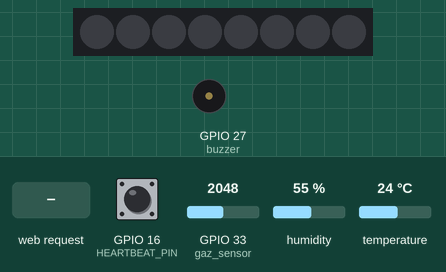
Simulated run of this sketch. Board: ESP32. On the bench: 8 RGB LEDs in strip order, left to right, buzzer (waves = sounding). The test bench sets the inputs (shaded band); at power-on: GPIO 33 (gaz_sensor) = 2048, temperature 24 °C, GPIO 16 (HEARTBEAT_PIN) HIGH, humidity 55 %. WiFi joins after 1.5 s; servers stay silent unless stated; what the sketch prints to the serial monitor is not drawn.

Above: at 3.7 s.
3.8 s: HTTP request GET /led/on received
At 11.0 s:
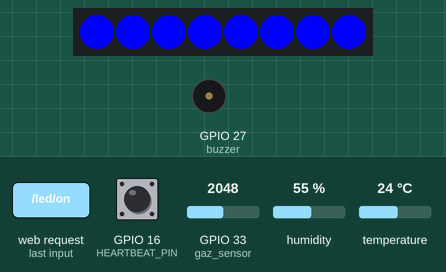
15.6 s: GPIO 33 (gaz_sensor) set to 158
22.2 s: GPIO 33 (gaz_sensor) set to 140
At 22.8 s:
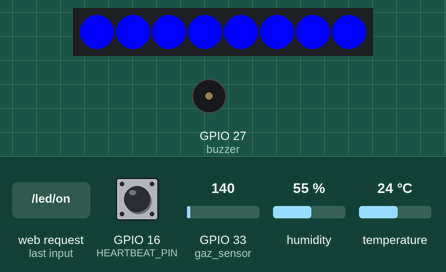
28.8 s: temperature set to 28 °C
35.4 s: temperature set to 31 °C
At 37.27 s:
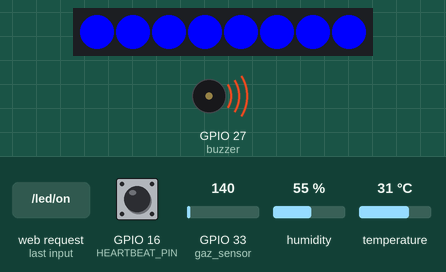
45.3 s: temperature set to 12 °C
At 46.0 s:
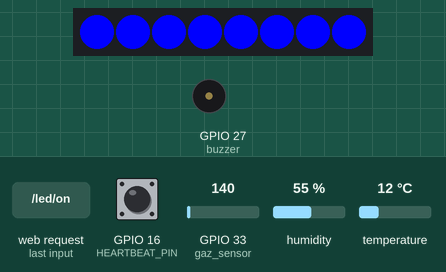
Timing chart, 0 to 48.3 s (numbered marks = the images above; inputs shaded):
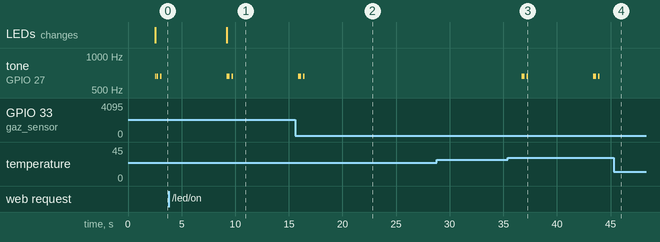

The sketch:

sketch_homekit.ino
```cpp
#include <WiFi.h>
#include <WebServer.h>
#include <DHT.h>
#include <Wire.h>
#include <Adafruit_Sensor.h>
#include <Adafruit_TSL2561_U.h>
#include <Adafruit_NeoPixel.h>
#include "pitches.h"

#define DHTPIN 4
#define DHTTYPE DHT11
#define LED_PIN 14
#define NUM_LEDS 8
#define buzzer 27
#define HEARTBEAT_PIN 16
#define gaz_sensor 33
#define MAX_ENTRIES 50  // Bellek siniri

String dataLog[MAX_ENTRIES];
int logIndex = 0;

DHT dht(DHTPIN, DHTTYPE);
Adafruit_NeoPixel strip = Adafruit_NeoPixel(NUM_LEDS, LED_PIN, NEO_GRB + NEO_KHZ800);

volatile int pulseCount = 0;
int pulseRate = 0;
unsigned long lastPulseTime = 0;
const unsigned long measureInterval = 10000;  // 10 saniye

const char* ssid = "HONOR";
const char* password = "misio1234";
WebServer server(80);

// Statik IP ayarlari
IPAddress local_IP(192, 168, 111, 226);
IPAddress gateway(192, 168, 111, 202);
IPAddress subnet(255, 255, 255, 0);
IPAddress primaryDNS(8, 8, 8, 8);   //optional
IPAddress secondaryDNS(8, 8, 4, 4); //optional

void IRAM_ATTR detectHeartbeat() {
  pulseCount++;
}

void addDataToLog(float temp, float hum, int pulse, int gas) {
  String entry = "{";
  entry += "\"temp\":" + String(temp, 1) + ",";
  entry += "\"hum\":" + String(hum, 1) + ",";
  entry += "\"pulse\":" + String(pulse) + ",";
  entry += "\"gas\":" + String(gas);
  entry += "}";

  // FIFO mantığı: doluysa en eskiyi kaydır
  if (logIndex < MAX_ENTRIES) {
    dataLog[logIndex++] = entry;
  } else {
    for (int i = 1; i < MAX_ENTRIES; i++) {
      dataLog[i - 1] = dataLog[i];
    }
    dataLog[MAX_ENTRIES - 1] = entry;
  }
}

void setup() {
  Serial.begin(115200);
  WiFi.disconnect(true);// Önceki WiFi yapılandırmasını temizle
  delay(1000);  // Seri haberleşme açılması için küçük bekleme
  Serial.println("=== Cihaz Basladi ===");

  // Statik IP ayarla
  if (!WiFi.config(local_IP, gateway, subnet, primaryDNS, secondaryDNS)) {
    Serial.println("⚠️ IP konfigurasyonu basarisiz.");
  } else {
    Serial.println("✅ IP konfigurasyonu basarili!");
  }

  //Wifi agina baglan
  WiFi.begin(ssid, password);
  Serial.println("📶 Wi-Fi baglantisi deneniyor...");

  int attempt = 0;
  while (WiFi.status() != WL_CONNECTED && attempt < 20) {
    delay(500);
    Serial.print(".");
    attempt++;
  }

  //SONUC
  if (WiFi.status() == WL_CONNECTED) {
    Serial.println("\n✅ Wi-Fi baglantisi kuruldu!");
  } else {
    Serial.println("\n❌ Baglanti basarisiz!");
  }
  Serial.print("IP adresi: ");
  Serial.println(WiFi.localIP());

  dht.begin();
  pinMode(buzzer, OUTPUT);
  pinMode(HEARTBEAT_PIN, INPUT_PULLUP);
  pinMode(gaz_sensor, INPUT);
  strip.begin();
  strip.show();

  attachInterrupt(digitalPinToInterrupt(HEARTBEAT_PIN), detectHeartbeat, RISING);

  // Web Server endpointleri
  server.on("/data", HTTP_GET, []() {
    String json = "[";
    for (int i = 0; i < logIndex; i++) {
      json += dataLog[i];
      if (i < logIndex - 1) json += ",";
    }
    json += "]";
    server.send(200, "application/json", json);
  });

  server.on("/led/on", HTTP_GET, []() {
    setColor(0, 0, 255);
    server.send(200, "text/plain", "LED ON");
  });

  server.on("/led/off", HTTP_GET, []() {
    setColor(0, 0, 0);
    server.send(200, "text/plain", "LED OFF");
  });

  server.begin();
}

void loop() {
  server.handleClient();

  unsigned long currentTime = millis();
  if (currentTime - lastPulseTime >= measureInterval) {
    lastPulseTime = currentTime;
    pulseRate = pulseCount * (60000 / measureInterval);
    pulseCount = 0;
  }

  float temperature = dht.readTemperature();
  float humidity = dht.readHumidity();
  int gaz = analogRead(gaz_sensor);

  addDataToLog(temperature, humidity, pulseRate, gaz);

  if (temperature >= 30 || gaz >= 150) {
    Serial.print("Alarm aktif. ");
    Serial.print("-> Sicaklik: ");
    Serial.print(temperature);
    Serial.print(", Gaz: ");
    Serial.print(gaz);
    Serial.print(", Nem: ");
    Serial.print(humidity);
    Serial.print(", Nabiz: ");
    Serial.println(pulseRate);
    playMelody();
    delay(5000);
  }

  delay(1000);
}

// WS2812 LED kontrol fonksiyonu
void setColor(int r, int g, int b) {
  for (int i = 0; i < NUM_LEDS; i++) {
    strip.setPixelColor(i, strip.Color(r, g, b));
  }
  strip.show();
}

// Buzzer melodisi
void playMelody() {
  int melody[] = {NOTE_E5, NOTE_E5, REST, NOTE_E5};
  int durations[] = {8, 8, 8, 8};
  int size = sizeof(durations) / sizeof(int);

  for (int i = 0; i < size; i++) {
    int duration = 1000 / durations[i];
    tone(buzzer, melody[i], duration);
    delay(duration * 1.3);
  }
  noTone(buzzer);
}
```

Measured:
- the behaviour switches between 29 and 30 °C on temperature (found by bisection; images 2 and 3)
- after the input at 3.8 s, the LEDs: change after 5.4 s (image 1)
- after the input at 22.2 s, tone on GPIO 27 (buzzer): stops changing and stays silent
- after the input at 28.8 s, every drawn part: stays the same
- after the input at 35.4 s, tone on GPIO 27 (buzzer): plays 659 Hz for 0.12 s, 659 Hz for 0.12 s, 659 Hz for 0.12 s, 659 Hz for 0.12 s, 659 Hz for 0.12 s, 659 Hz for 0.12 s, starting after 1.3 s
- after the input at 45.3 s, tone on GPIO 27 (buzzer): stops changing and stays silent
